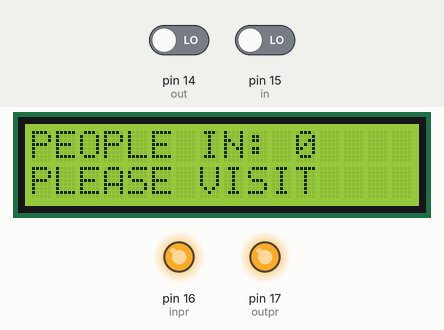
Bench run of a sketch on a simulated Arduino Uno, built with avr-gcc and run on an emulated ATmega328P. Parts: 16×2 character LCD, output pins drawn as LEDs (lit = HIGH). Inputs (shaded band) come from the test bench; at power-on: pin 14 (out) LOW, pin 15 (in) LOW.

Above: at 1.2 s.
1.3 s: pin 14 (out) driven HIGH
At 2.4 s:
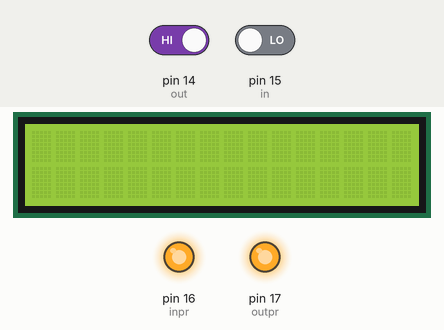
5.4 s: pin 15 (in) driven HIGH
At 7.8 s:
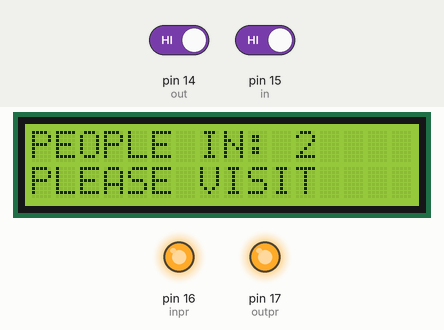
9.5 s: pin 15 (in) driven LOW
At 13.5 s:
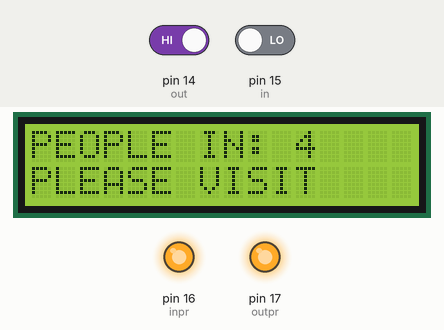
13.6 s: pin 14 (out) driven LOW
15.1 s: pin 14 (out) driven HIGH
At 39.0 s:
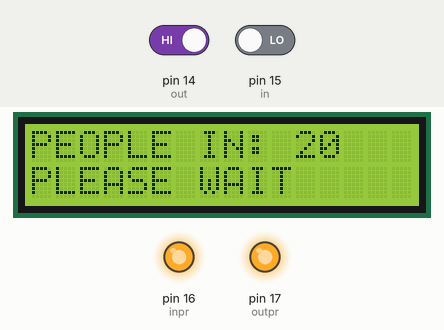
Timing chart, 0 to 40.5 s (numbered marks = the images above; inputs shaded):
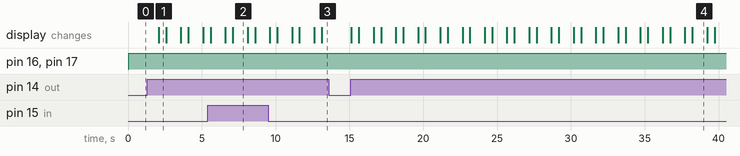

Measured:
- after the input at 1.3 s, the display: changes after 0.78 s (image 1)
- after the input at 13.6 s, every drawn part: stays the same
- after the input at 15.1 s, the display: first changes at once (image 4 shows a later state)
- what the display in image 1 shows lasts 0.5 s, from 2.1 s to 2.6 s
- what the display in image 2 shows lasts 1.0 s, from 7.1 s to 8.1 s

The sketch:

bdvc.ino
```cpp
#include <LiquidCrystal.h>
int in = 15;
int inpr = 16;
int out = 14;
int outpr = 17;
int ppl = 0;
LiquidCrystal lcd(12, 11, 5, 4, 3, 2);
bool pi = 0;
bool po = 0;
void setup() {
  pinMode(15, INPUT);
  pinMode(14, INPUT);
  pinMode(16, OUTPUT);
  pinMode(17, OUTPUT);
  lcd.begin(16, 2);
}

void loop() {
  lcd.clear();
  digitalWrite(outpr, HIGH);
  digitalWrite(inpr, HIGH);
  pi = digitalRead(in);
  po = digitalRead(out);
  if (pi == 1){
    ppl--;
    delay(500);
  }
  else if (po == 1){
    ppl++ ;
    delay(500);
  }
  ppl = constrain(ppl, 0, 50);
  lcd.setCursor(0, 0);
  lcd.print("PEOPLE IN:");
  lcd.setCursor(11, 0);
  lcd.print(ppl);
  if (ppl >= 20){
     lcd.setCursor(0, 1);
     lcd.print("PLEASE WAIT");
     delay(1000);
  }
  if (ppl <= 19){
     lcd.setCursor(0, 1);
     lcd.print("PLEASE VISIT");
     delay(1000);
  }
}
```
